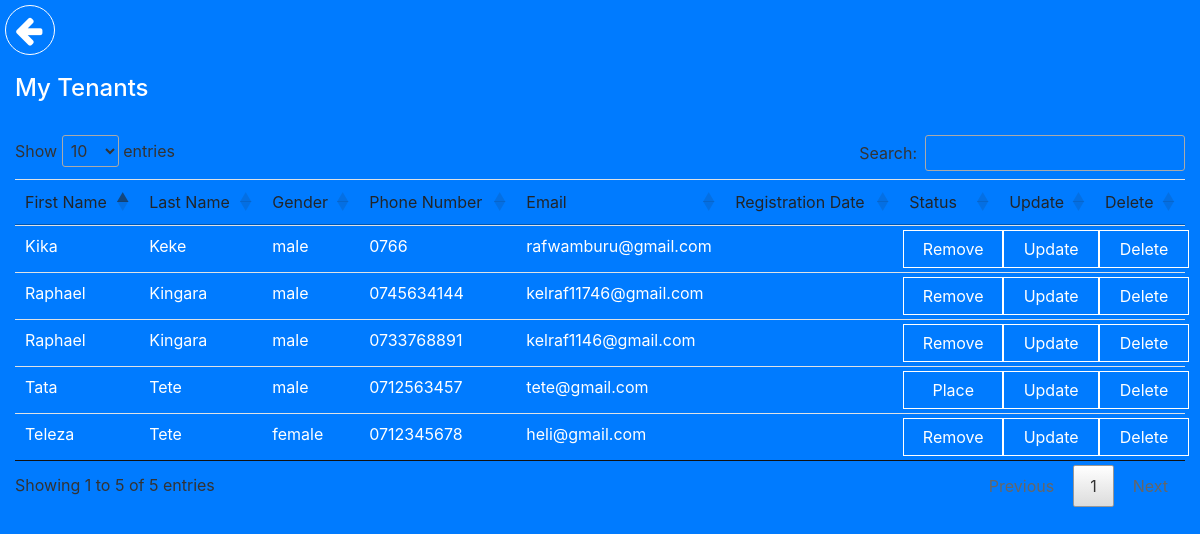
The app's page /rms-ui/pages/users.php (signed in) with its own data.
### tables this page shows
CREATE TABLE `tenants` (
  `id` int(6) NOT NULL,
  `firstName` text NOT NULL,
  `lastName` text NOT NULL,
  `gender` varchar(30) NOT NULL,
  `phoneNo` varchar(15) NOT NULL,
  `email` varchar(100) NOT NULL,
  `registrationData` varchar(50) NOT NULL,
  `status` varchar(15) NOT NULL,
  `exitDate` varchar(50) NOT NULL,
  `landlordId` varchar(50) NOT NULL
);

### rms-ui/pages/users.php (the view, shortened to what this page needs)
<!DOCTYPE html>
<html lang="en">
<head>
    <link rel="stylesheet" type="text/css" href="https://cdn.datatables.net/1.10.19/css/jquery.dataTables.css">
    <link rel="stylesheet" href="../css/custom/custome-libraries/datatables.css">
    <link rel="stylesheet" href="https://stackpath.bootstrapcdn.com/bootstrap/4.3.1/css/bootstrap.min.css">
    <link rel="stylesheet" href="../fontawesome-free-5.9.0-web/css/fontawesome.css">
    <link rel="stylesheet" href="https://cdnjs.cloudflare.com/ajax/libs/font-awesome/4.7.0/css/font-awesome.min.css">
    <link rel="stylesheet" href="../css/bootstrap.css">
    <link rel="stylesheet" href="../css/custom/tables.css">
</head>
<body class="bg-primary text-white">
    <a href="./dashboard.php" class="back-arrow-btn">
        <i class="fa fa-arrow-left fa-2x"></i>
    </a>
    <div class="container-fluid">
        <div class="row pt-4 pb-4">
            <div class="col-md-6">
                <h4>My Tenants</h4>
            </div>
            <div class="col-md-6">
            </div>
        </div>
        <div class="row">
            <div class="col-12">
                <table class="table table-hover " id="users">
                    <thead>
                        <tr>
                            <td>First Name</td>
                            <td>Last Name</td>
                            <td>Gender</td>
                            <td>Phone Number</td>
                            <td>Email</td>
                            <td>Registration Date</td>
                            <td>Status</td>
                            <td>Update</td>
                            <td>Delete</td>
                        </tr>
                    </thead>
                    <tbody class="bg-primary" id="table-body">
                        <?php
                        include "../../rms-api/database.php";
                        $user_id = $_SESSION["user_id"];
                        $result = mysqli_query($conn, "SELECT * FROM tenants WHERE landlordId='$user_id'");
                        while ($row = mysqli_fetch_array($result)) {
                            ?>
                            <tr id="table-row" class="g-primary">
                                <td><?php echo $row["firstName"] ?></td>
                                <td><?php echo $row["lastName"] ?></td>
                                <td><?php echo $row["gender"] ?></td>
                                <td><?php echo $row["phoneNo"] ?></td>
                                <td><?php echo $row["email"] ?></td>
                                <td><?php echo $row["registrationData"] ?></td>
                                <td class="p-0">
                                    <?php
                                    $tenant_id = $row["id"];
                                    $sql = mysqli_query($conn, "SELECT * FROM houses WHERE tenantId='$tenant_id'");
                                    $house = mysqli_fetch_array($sql);
                                    if ($house) {
                                        $house_id = $house["id"];
                                        ?>
                                        <a href="../../rms-api/api/house-api/remove_tenant.php?house_id=<?php echo $house_id ?>" class="btn m-1" id="table-btn">Remove</a>
                                    <?php
                                    } else {
                                        if (isset($_GET["house_id"])) {
                                            $house_id = $_GET["house_id"];
                                            ?>
                                            <a href="../../rms-api/api/house-api/place_tenant.php?user_id=<?php echo $row["id"] ?>&house_id=<?php echo $house_id ?>"" class=" btn m-1" id="table-btn">Place</a>
                                        <?php } else { ?>
                                            <a href="houses.php?user_id=<?php echo $row["id"] ?>"" class=" btn m-1" id="table-btn">Place</a>
                                        <?php
                                        }
                                    }
                                    ?>
                                </td>
                                <td class="p-0">
                                    <a href="tenant_update.php?user_id=<?php echo $row["id"] ?>" class="btn m-1" id="table-btn">Update</a>
                                </td>
                                <td class="p-0">
                                    <a href="../../rms-api/api/users-api/del_tenant.php?user_id=<?php echo $row["id"] ?>" class="btn m-1" id="table-btn">Delete</a>
                                </td>
                            </tr>
                        <?php } ?>
                    </tbody>
                </table>
            </div>
        </div>
    </div>
</body>
</html>

### rms-ui/css/custom/custome-libraries/datatables.css (style rules this page uses)
table.dataTable { width: 100%; margin: 0 auto; clear: both; border-collapse: separate; border-spacing: 0 }
table.dataTable thead th, table.dataTable thead td { padding: 10px 18px; border-bottom: 1px solid #111 }
table.dataTable thead .sorting, table.dataTable thead .sorting_asc, table.dataTable thead .sorting_desc, table.dataTable thead .sorting_asc_disabled, table.dataTable thead .sorting_desc_disabled { cursor: pointer; *cursor: hand; background-repeat: no-repeat; background-position: center right }
table.dataTable thead .sorting { background-image: url("../images/sort_both.png") }
table.dataTable thead .sorting_asc { background-image: url("../images/sort_asc.png") }
table.dataTable tbody tr { background-color: #ffffff }
table.dataTable tbody th, table.dataTable tbody td { padding: 8px 10px }
table.dataTable.no-footer { border-bottom: 1px solid #111 }
table.dataTable, table.dataTable th, table.dataTable td { box-sizing: content-box }

### rms-ui/css/custom/tables.css (style rules this page uses)
body { color: white; position: relative; }
.back-arrow-btn { position: relative; display: inline-block; width: 50px !important; height: 50px !important; top: 5px; left: 5px; padding-top: 9px; padding-left: 9px; text-decoration: none; color: white; border-radius: 50%; border: 1px solid white; }
#table-btn { width: 100% !important; height: inherit !important; background: transparent; border-radius: 0; color: white; border: 1px solid white; transition-duration: 0.3s; display: inline-block; text-decoration: none; }
#table-row { color: white; background: transparent; padding-top: 4px !important; }

### records on screen
tenants: firstName "Raphael", lastName "Kingara", gender "male", phoneNo "0745634144", email "kelraf11746@gmail.com"
tenants: firstName "Tata", lastName "Tete", gender "male", phoneNo "0712563457", email "tete@gmail.com"
tenants: firstName "Kika", lastName "Keke", gender "male", phoneNo "0766", email "rafwamburu@gmail.com"
tenants: firstName "Teleza", lastName "Tete", gender "female", phoneNo "0712345678", email "heli@gmail.com"
tenants: firstName "Raphael", lastName "Kingara", gender "male", phoneNo "0733768891", email "kelraf1146@gmail.com"
